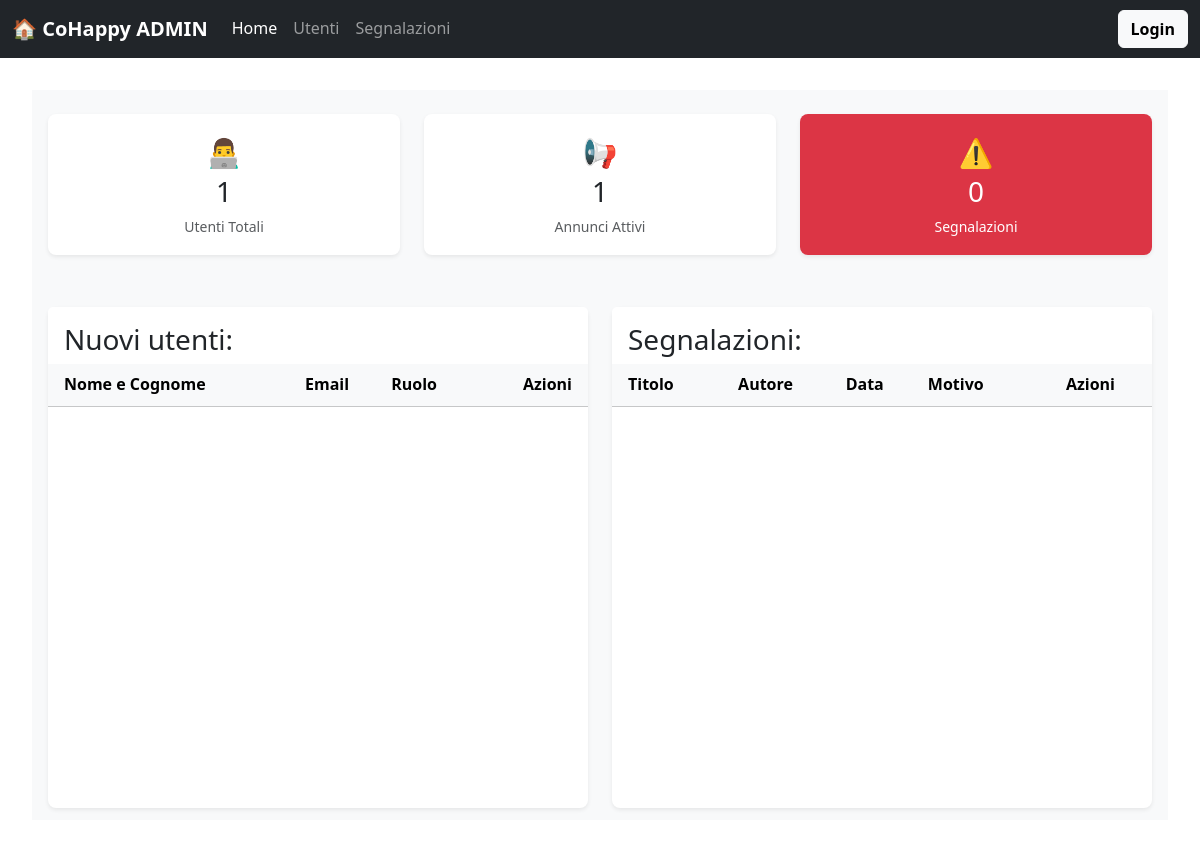
/superadmin.php, run on an earlier commit of the app's database.
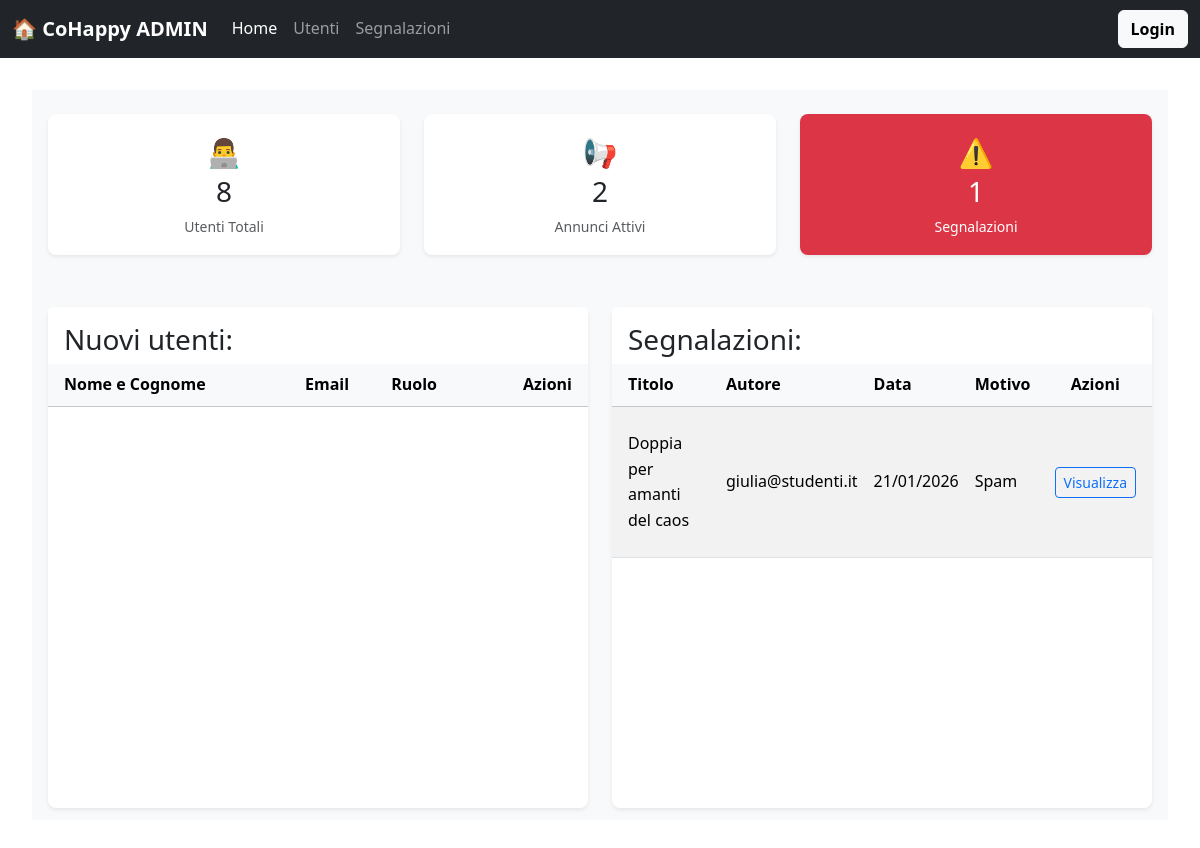
And on a later commit of the database.
### tables this page shows
CREATE TABLE `segnalazioni` (
  `id_segnalazione` int(11) NOT NULL,
  `id_autore` int(11) NOT NULL,
  `id_annuncio_segnalato` int(11) DEFAULT NULL,
  `id_utente_segnalato` int(11) DEFAULT NULL,
  `motivo` varchar(255) NOT NULL,
  `descrizione` text DEFAULT NULL,
  `stato` enum('aperta','in_lavorazione','risolta','archiviata') DEFAULT 'aperta',
  `data_segnalazione` timestamp NOT NULL DEFAULT current_timestamp()
);

CREATE TABLE `annunci` (
  `id_annuncio` int(11) NOT NULL,
  `titolo` varchar(255) NOT NULL,
  `descrizione` text DEFAULT NULL,
  `prezzo` decimal(10,2) DEFAULT NULL,
  `luogo` varchar(255) DEFAULT NULL,
  `isActive` tinyint(1) NOT NULL DEFAULT 1,
  `id_utente` int(11) DEFAULT NULL,
  `data_pubblicazione` timestamp NOT NULL DEFAULT current_timestamp(),
  `immagine` varchar(255) NOT NULL
);

CREATE TABLE `utenti` (
  `id_utente` int(11) NOT NULL,
  `nome` varchar(100) NOT NULL,
  `cognome` varchar(100) NOT NULL,
  `email` varchar(150) NOT NULL,
  `password` varchar(255) NOT NULL,
  `ruolo` enum('studente','admin_casa','super_admin') DEFAULT 'studente',
  `foto_profilo` varchar(255) DEFAULT 'default_user.png',
  `id_casa` int(11) DEFAULT NULL,
  `dataIscrizione` date NOT NULL DEFAULT current_timestamp()
);

### superadmin.php (called while the page is built)
<?php
require_once 'bootstrap.php';
$templateParams["titolo"] = "CoHappy - ADMIN";
$templateParams["nome"] = "admin_index_template.php";
$templateParams["numUtenti"] = $dbh->countUsers();
$templateParams["numAnnunciAtt"] = $dbh->countAd();
$templateParams["numSegnalazioniAtt"] = $dbh->countReports();
$templateParams["UtentiOggi"] = $dbh->getNewUsersToday();
$templateParams["AnnunciSegnalati"] = $dbh->getSegnalazioni();
require 'template\base_admin.php';
?>

### db/database.php (called while the page is built, shortened)
<?php
class DatabaseHelper {
    private $db;
    public function __construct($servername, $username, $password, $dbname, $port) {
        $this->db = new mysqli($servername, $username, $password, $dbname, $port);
    }
    public function getNewUsersToday(){
        $query = "SELECT * FROM utenti WHERE dataIscrizione = CURDATE()";
        $result = $this->db->query($query);
        return $result->fetch_all(MYSQLI_ASSOC);
    }
    public function countUsers(){
        return $this->db->query("SELECT COUNT(*) as totale FROM utenti")->fetch_assoc()["totale"];
    }
    public function countAd(){
        return $this->db->query("SELECT COUNT(*) as totale FROM annunci WHERE isActive=1")->fetch_assoc()["totale"];
    }
    public function countReports(){
        return $this->db->query("SELECT COUNT(*) as totale FROM segnalazioni WHERE stato='aperta'")->fetch_assoc()["totale"];
    }
    public function getSegnalazioni($stato = 'aperta') {
        $query = "SELECT s.*, u_rep.email as email_autore, a.titolo as titolo_annuncio, a.id_utente as id_creatore_annuncio, u_cre.email as email_creatore_annuncio
                  FROM segnalazioni s
                  LEFT JOIN utenti u_rep ON s.id_autore = u_rep.id_utente
                  LEFT JOIN annunci a ON s.id_annuncio_segnalato = a.id_annuncio
                  LEFT JOIN utenti u_cre ON a.id_utente = u_cre.id_utente
                  WHERE s.stato = ?
                  ORDER BY s.data_segnalazione DESC";
        $stmt = $this->db->prepare($query);
        $stmt->bind_param('s', $stato);
        $stmt->execute();
        return $stmt->get_result()->fetch_all(MYSQLI_ASSOC);
    }
}
?>

### bootstrap.php (called while the page is built, shortened)
<?php
require_once("db/database.php");
$dbh = new DatabaseHelper("localhost", "root", "", "cohappy_db", 3306);
?>

### template/admin_index_template.php (the view, shortened to what the changed rows need)
<div class="d-flex flex-column bg-light layout-smart">
    <div class="pt-4 px-3 pb-3 flex-shrink-0">
        <div class="row">
            <div class="col-md-4 mb-2">
                <div class="card text-center p-3 shadow-sm border-0">
                    <div class="fs-3">👨‍💻</div>
                    <div class="card-title"><h3 class="m-0"><?php echo $templateParams["numUtenti"]; ?></h3></div>
                    <div class="text-muted small">Utenti Totali</div>
                </div>
            </div>
            <div class="col-md-4 mb-2">
                <div class="card text-center p-3 shadow-sm border-0">
                    <div class="fs-3">📢</div>
                    <div class="card-title"><h3 class="m-0"><?php echo $templateParams["numAnnunciAtt"]; ?></h3></div>
                    <div class="text-muted small">Annunci Attivi</div>
                </div>
            </div>
            <div class="col-md-4 mb-2">
                <div class="card text-center p-3 shadow-sm border-0 bg-danger text-white">
                    <div class="fs-3">⚠️</div>
                    <div class="card-title"><h3 class="m-0"><?php echo $templateParams["numSegnalazioniAtt"]; ?></h3></div>
                    <div class="small">Segnalazioni</div>
                </div>
            </div>
        </div>
    </div>
    <div class="px-3 pb-3 flex-grow-1 d-flex flex-column" style="min-height: 0;">
        <div class="row h-100">
            <div class="col-md-6 h-100 mt-1">
                <div class="card shadow-sm border-0 h-100 d-flex flex-column">
                    <div class="card-header bg-white border-0 pt-3 px-3 flex-shrink-0">
                        <h3 class="card-title m-0">Nuovi utenti:</h3>
                    </div>
                    <div class="card-body p-0 overflow-auto tabella-smart">
                        <table class="table table-hover table-striped mb-0">
                            <thead class="table-light" style="position: sticky; top: 0; z-index: 10;">
                                <tr>
                                    <th class="px-3">Nome e Cognome</th>
                                    <th>Email</th>
                                    <th>Ruolo</th>
                                    <th class="text-end px-3">Azioni</th>
                                </tr>
                            </thead>
                        </table>
                    </div> </div>
            </div>
            <div class="col-md-6 h-100 mt-1">
                <div class="card shadow-sm border-0 h-100 d-flex flex-column">
                    <div class="card-header bg-white border-0 pt-3 px-3 flex-shrink-0">
                        <h3 class="card-title m-0">Segnalazioni:</h3>
                    </div>
                <div class="card-body p-0 overflow-auto tabella-smart">
                    <table class="table table-hover table-striped mb-0">
                        <thead class="table-light" style="position: sticky; top: 0; z-index: 10;">
                            <tr>
                                <th class="px-3">Titolo</th>
                                <th>Autore</th>
                                <th>Data</th>
                                <th>Motivo</th>
                                <th class="text-center px-3">Azioni</th>
                            </tr>
                        </thead>
                        <tbody>
                            <?php foreach($templateParams["AnnunciSegnalati"] as $segnalazione): ?>
                            <tr>
                                <td class="px-3 align-middle py-4" style="white-space: normal; word-wrap: break-word; max-width: 200px;">
                                    <?php echo $segnalazione["titolo_annuncio"]; ?>
                                </td>
                                <td class="align-middle py-4" style="white-space: normal; word-wrap: break-word; max-width: 200px;">
                                    <?php echo $segnalazione["email_autore"]; ?>
                                </td>
                                <td class="align-middle py-4" style="white-space: normal; word-wrap: break-word; max-width: 200px;">
                                    <?php echo date("d/m/Y", strtotime($segnalazione["data_segnalazione"])); ?>
                                </td>
                                <td class="align-middle py-4" style="white-space: normal; word-wrap: break-word; max-width: 200px;">
                                    <?php echo $segnalazione["motivo"]; ?>
                                </td>
                                    <td class="text-end px-3 align-middle">
                                        <button type="button" class="btn btn-sm btn-outline-primary" data-bs-toggle="modal" data-bs-target="#modalSegnalazioneHome<?php echo $segnalazione['id_segnalazione']; ?>">
                                            <i class="bi bi-eye"></i> Visualizza
                                        </button>
                                    </td>
                                </tr>
                                <?php endforeach; ?>
                            </tbody>
                        </table>
                    </div>
                </div>
            </div>
        </div>
    </div>
</div>

What changed in the data, as far as the page shows it:
added segnalazioni: id_annuncio_segnalato.titolo "Doppia per amanti del caos", id_autore.email "giulia@studenti.it", data_segnalazione "21/01/2026", motivo "Spam"
Also different on the page:
$templateParams["numUtenti"]: "1" → "8"
$templateParams["numAnnunciAtt"]: "1" → "2"
$templateParams["numSegnalazioniAtt"]: "0" → "1"
